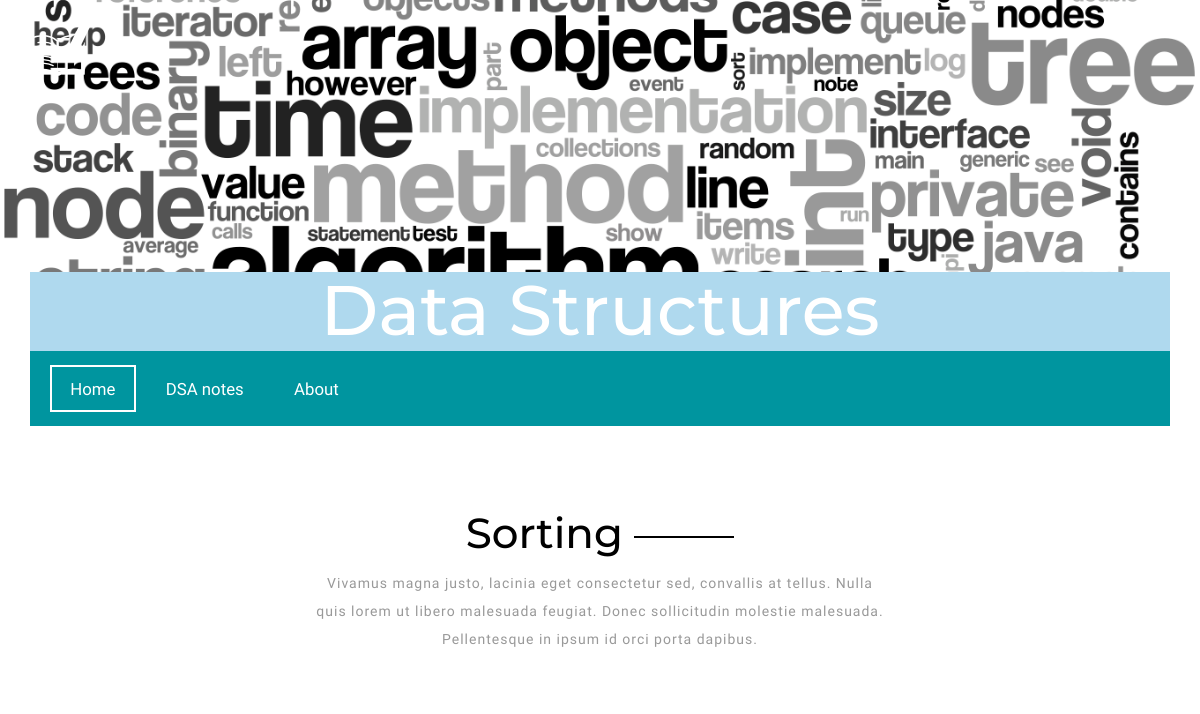
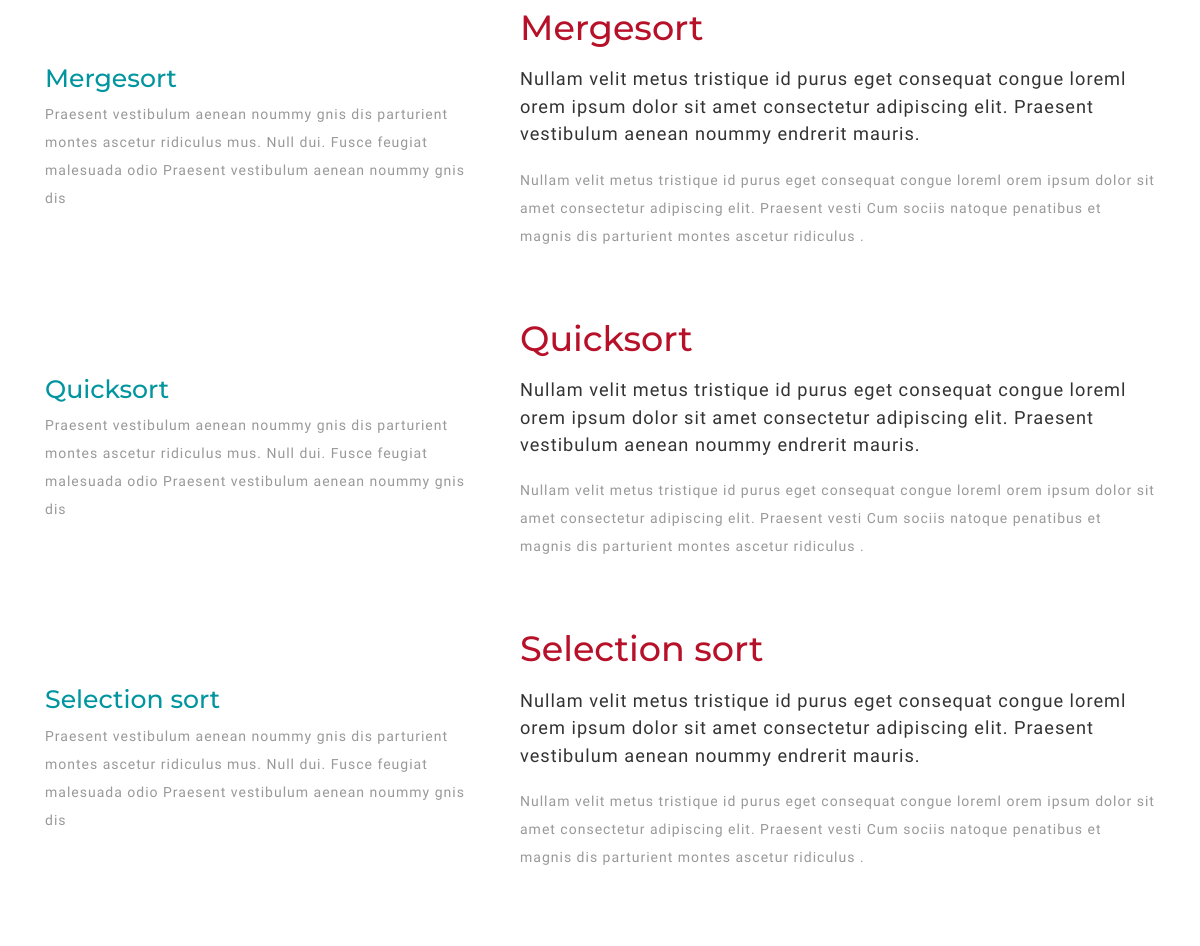
The page /notes_details/2/ (upper part) on the database as committed earlier (2 pictures, top to bottom).
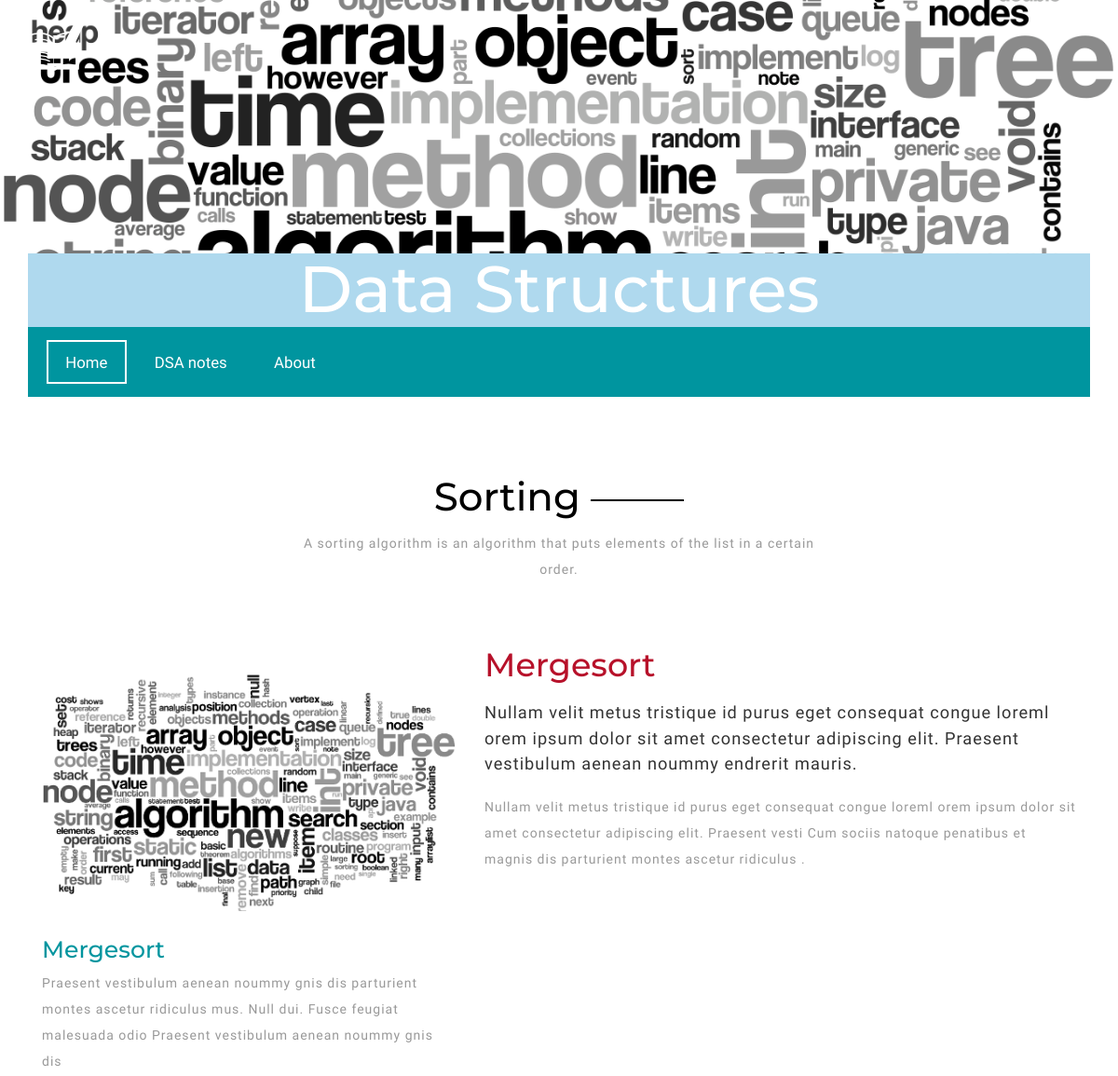
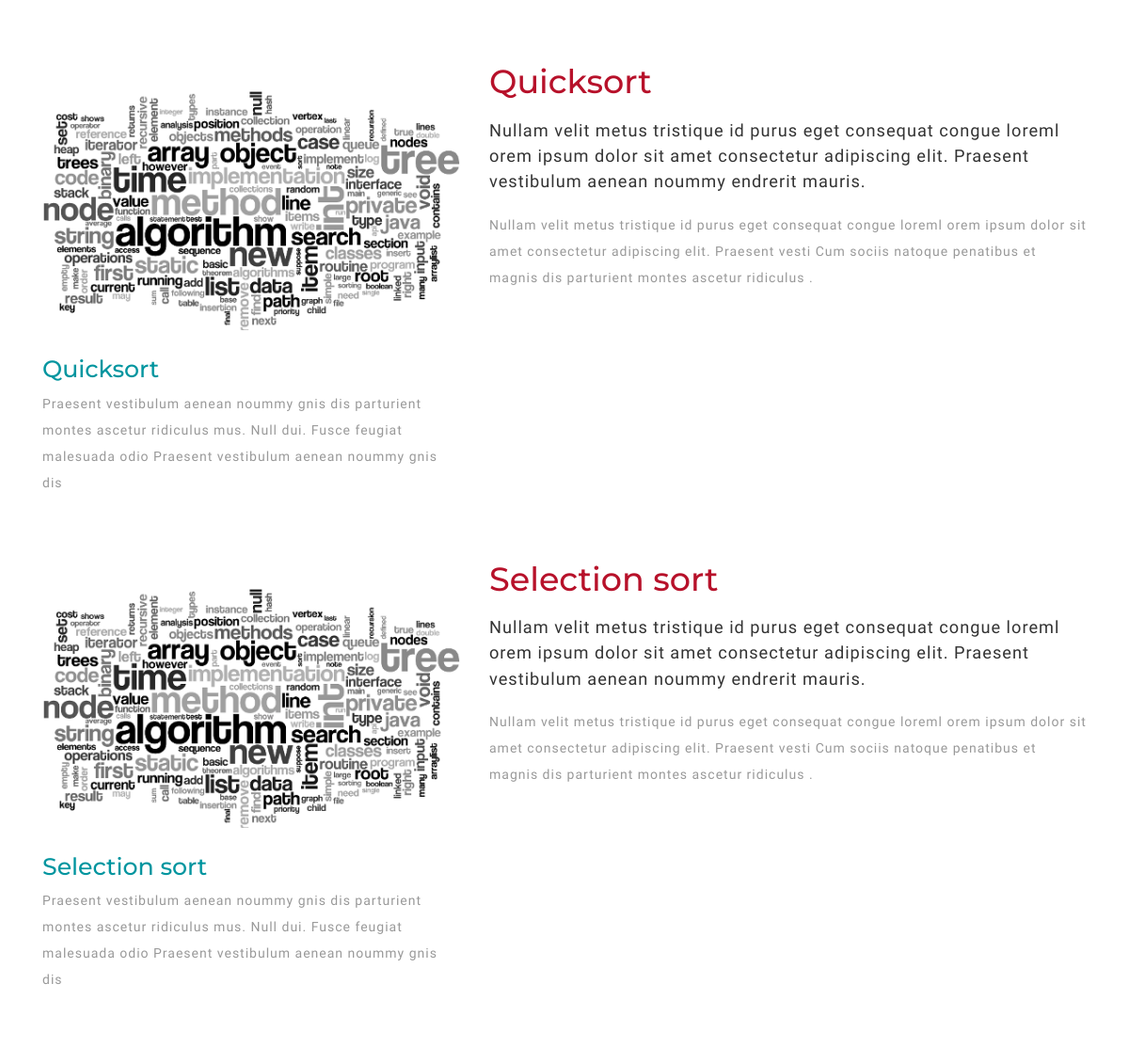
The same page on the database as committed later (2 pictures, top to bottom).
### myapp/models.py (models this page shows, shortened)
class Topic(models.Model):
    name = models.CharField(max_length=200)
    image = models.CharField(max_length=200)
    description = models.TextField()

class SubTopic(models.Model):
    name = models.CharField(max_length=200)
    image = models.CharField(max_length=200, null=True, default=None)
    description = models.TextField()
    topic = models.ForeignKey(Topic)

### myapp/views.py (the view)
# urls.py: url(r'^notes_details/(?P<pk>[-\w]+)/', views.dsa_notes_details, name='dsa_notes_details'),
def dsa_notes_details(request, pk):
    topic = Topic.objects.get(pk=pk)
    sub_topics = SubTopic.objects.filter(topic=topic)
    return render(request, 'dsa_notes_details.html', {
        'sub_topics': sub_topics,
        'topic': topic,
    })

### templates/dsa_notes_details.html
{% extends 'base2.html' %}
{% load static %}
{% block content %}
    <div class="about">
        <div class="container">
            <div class="about-head">
                <h2>{{ topic.name }}</h2>
                <p> {{ topic.description }}</p>
            </div>
            {% for sub_topic in sub_topics %}
                <div class="about-grids">
                    <div class="col-md-5 about-grid1">
                        <div class="about-img">
                            <img src="{% static sub_topic.image %}" class="img-responsive" alt="">
                        </div>
                        <h4>{{ sub_topic.name }}</h4>
                        <p>Praesent vestibulum aenean noummy gnis dis parturient montes ascetur ridiculus mus. Null dui.
                            Fusce feugiat malesuada odio Praesent vestibulum aenean noummy gnis dis </p>
                    </div>
                    <div class="col-md-7 about-grid">
                        <h3>{{ sub_topic.name }}</h3>
                        <h5>Nullam velit metus tristique id purus eget consequat congue loreml orem ipsum dolor sit amet
                            consectetur adipiscing elit. Praesent vestibulum aenean noummy endrerit mauris.</h5>
                        <p>Nullam velit metus tristique id purus eget consequat congue loreml orem ipsum dolor sit amet
                            consectetur adipiscing elit. Praesent vesti Cum sociis natoque penatibus et magnis dis
                            parturient montes ascetur ridiculus .</p>
                    </div>
                    <div class="clearfix"></div>
                </div>
            {% endfor %}
        </div>
    </div>
{% endblock %}

### templates/base2.html (shortened to what this page needs)
{% load staticfiles %}
<!DOCTYPE html>
<html>
<head>
    {% block head %}
        <link href="{% static 'css/bootstrap.css' %}" rel="stylesheet" type="text/css" media="all"/>
        <link href="{% static 'css/style.css' %}" rel="stylesheet" type="text/css" media="all"/>
    {% endblock %}
</head>
<body>
<div class="header head1">
    <div class="container">
        <div class="head-top">
            <div class="logo">
                <a href="{% url 'index' %}"><img src="{% static 'images/bo.png' %}" alt="" title="Academic"></a>
            </div>
            <div class="clearfix"></div>
        </div>
    </div>
    <div class="banner">
        <div class="container">
            <div class="banner-text background-text">
                <h2>Data Structures <br>and Algorithms</h2>
            </div>
        </div>
    </div>
    <div class="nav-top">
        <div class="container">
            <div class="nav1">
                <div class="navbar1">
                    <div class="collapse navbar-collapse" id="bs-example-navbar-collapse-1">
                        <ul class="nav navbar-nav cl-effect-8">
                            <li><a class="active" href="{% url 'index' %}">Home</a></li>
                            <li><a href="{% url 'dsa_notes' %}">DSA notes</a></li>
                            <li><a href="{% url 'about' %}">About</a></li>
                        </ul>
                    </div>
                </div>
                <div class="clearfix"></div>
            </div>
        </div>
    </div>
</div>
{% block content %}
{% endblock %}
</body>
</html>

### myapp/static/css/style.css (style rules this page uses)
body { background:#fff; font-family: 'Catamaran', sans-serif; }
body a { transition: 0.5s all; -webkit-transition: 0.5s all; -o-transition: 0.5s all; -moz-transition: 0.5s all; -ms-transition: 0.5s all; }
ul { padding: 0; margin: 0; }
h1,h2,h3,h4,h5,h6,label,p { margin:0; }
.header { background:url(../images/dsa2.png) no-repeat right; width:100%; background-size:cover; min-height:750px; display:block; position:relative; }
.head1 { min-height:350px; }
.logo { float: left; }
.head-top { margin-top:1em; }
.nav-top { position:absolute; bottom:0; width: 100%; }
.nav1 { background:#00959f; padding: 1em 0; }
.navbar1 { float:left; }
.navbar-nav > li > a { color: #FFF; font-size: 1.2em; padding: 0.8em 1.2em; margin: 0 0.3em; }
.cl-effect-8 a { padding: 10px 20px; }
.cl-effect-8 a::before, .cl-effect-8 a::after { position: absolute; top: 0; left: 0; width: 100%; height: 100%; border: 2px solid transparent; content: ''; -webkit-transition: -webkit-transform 0.3s, opacity 0.3s; -moz-transition: -moz-transform 0.3s, opacity 0.3s; transition: transform 0.3s, opacity 0.3s; }
.cl-effect-8 a::after { border-color: #fff; opacity: 0; -webkit-transform: translateY(-7px) translateX(6px); -moz-transform: translateY(-7px) translateX(6px); transform: translateY(-7px) translateX(6px); }
.cl-effect-8 a.active:before,.cl-effect-8 a.active:active { border:2px solid #fff; transition: 0.5s all; -webkit-transition: 0.5s all; -o-transition: 0.5s all; -moz-transition: 0.5s all; -ms-transition: 0.5s all; }
.banner { text-align:center; margin-top: 14em; position:relative; }
.banner-text h2 { font-family: 'Montserrat', sans-serif; font-size:5em; color:#fff; }
.about-head h2 { font-size: 3em; font-family: 'Montserrat', sans-serif; color: #000; text-align: center; margin: 0 0 0.3em; }
.about-head p { font-size: 1em; color: #999; line-height: 2em; text-align: center; width: 50%; margin: 0 auto; letter-spacing: 1px; }
.about-head h2:after { display: inline-block; width: 100px; height: 2px; background-color: #000; vertical-align: middle; margin-left: 1%; content:""; }
.about { padding: 6em 0; }
.about-grid h3,.about-grid1 h3 { font-size: 2.5em; color: #B7112A; font-family: 'Montserrat', sans-serif; }
.about-grid h4,.about-grid1 h4 { font-size: 1.8em; color: #00959F; padding: 0 0 0.3em ; font-family: 'Montserrat', sans-serif; }
.about-grid h5 { font-size: 1.3em; line-height: 1.5em; letter-spacing:1px; margin: 1em 0; }
.about-grid p,.about-grid1 p { font-size: 1em; line-height: 2em; letter-spacing:1px; color:#999; }
.about-grids { margin-top: 5em; }
.about-img { margin: 2em 0; }
.background-text { background-color: #afd9ee; }

Rows that differ between the two databases and show on the page:
changed Topic "Sorting": description "Vivamus magna justo, lacinia eget consectetur sed, convallis at tellus. Nulla quis lorem ut libero malesuada feugiat. Donec sollicitudin molestie malesuada. Pellentesque in ipsum id orci porta dapibus." → "A sorting algorithm is an algorithm that puts elements of the list in a certain order."
changed SubTopic "Mergesort": image: picture added
changed SubTopic "Quicksort": image: picture added
changed SubTopic "Selection sort": image: picture added
